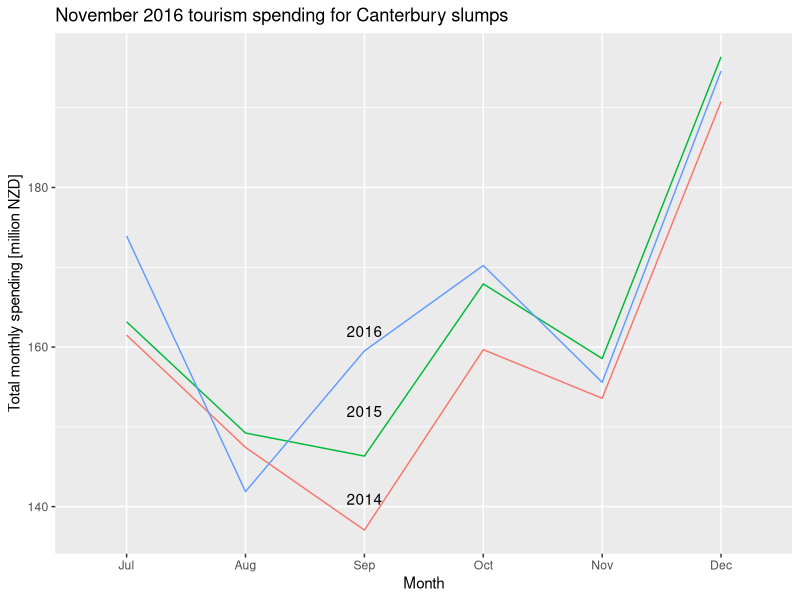

R code for this plot:
library("tidyverse")
library("readxl")
months <- c("Jan", "Feb", "Mar", "Apr", "May","Jun","Jul","Aug","Sep","Oct","Nov","Dec")
# Data source: MBIE monthly regional tourism estimates
tourism <- read_csv("tourism.csv") %>%
  rename(Region = REGION) %>%
  filter(Region == "Canterbury") %>%
  mutate(
    Date = as.Date(Date, "%d/%m/%Y"),
    Year = format(Date,"%Y"),
    Month= factor(format(Date,"%b"),levels=months) 
  ) %>%
  filter(Year > 2013 & (Month == "Jul" | Month == "Aug" | Month == "Sep" | Month == "Oct" |
                          Month == "Nov" | Month == "Dec")) %>%
  group_by(Month,Year) %>%
  summarise(Total.Spend = sum(Spend))

tourism.labels <- tourism[tourism$Month == "Sep", ]

ggplot(data=tourism) +
  geom_line(mapping=aes(Month,Total.Spend,group=Year,colour=Year)) +
  xlab("Month") +
  ylab("Total monthly spending [million NZD]") +
  labs(title="November 2016 tourism spending for Canterbury slumps") +
  annotate("text", x="Sep", y=162, label="2016") +
  annotate("text", x="Sep", y=152, label="2015") +
  annotate("text", x="Sep", y=141, label="2014") +
  theme(legend.position = "none")